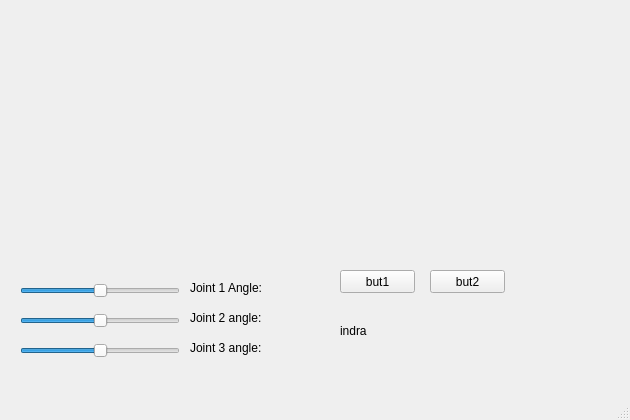
<?xml version="1.0" encoding="UTF-8"?>
<ui version="4.0">
 <class>MainWindow</class>
 <widget class="QMainWindow" name="MainWindow">
  <property name="geometry">
   <rect>
    <x>0</x>
    <y>0</y>
    <width>630</width>
    <height>420</height>
   </rect>
  </property>
  <property name="windowTitle">
   <string>MainWindow</string>
  </property>
  <widget class="QWidget" name="centralwidget">
   <widget class="QPushButton" name="pushButton1">
    <property name="geometry">
     <rect>
      <x>340</x>
      <y>270</y>
      <width>75</width>
      <height>23</height>
     </rect>
    </property>
    <property name="text">
     <string>but1</string>
    </property>
   </widget>
   <widget class="QPushButton" name="pushButton2">
    <property name="geometry">
     <rect>
      <x>430</x>
      <y>270</y>
      <width>75</width>
      <height>23</height>
     </rect>
    </property>
    <property name="text">
     <string>but2</string>
    </property>
   </widget>
   <widget class="QLabel" name="label1">
    <property name="geometry">
     <rect>
      <x>340</x>
      <y>310</y>
      <width>181</width>
      <height>41</height>
     </rect>
    </property>
    <property name="text">
     <string>indra</string>
    </property>
   </widget>
   <widget class="QSlider" name="hslider1">
    <property name="geometry">
     <rect>
      <x>20</x>
      <y>280</y>
      <width>160</width>
      <height>22</height>
     </rect>
    </property>
    <property name="minimum">
     <number>-90</number>
    </property>
    <property name="maximum">
     <number>90</number>
    </property>
    <property name="singleStep">
     <number>0</number>
    </property>
    <property name="orientation">
     <enum>Qt::Horizontal</enum>
    </property>
   </widget>
   <widget class="QSlider" name="hslider2">
    <property name="geometry">
     <rect>
      <x>20</x>
      <y>310</y>
      <width>160</width>
      <height>22</height>
     </rect>
    </property>
    <property name="minimum">
     <number>-90</number>
    </property>
    <property name="maximum">
     <number>90</number>
    </property>
    <property name="orientation">
     <enum>Qt::Horizontal</enum>
    </property>
   </widget>
   <widget class="QSlider" name="hslider3">
    <property name="geometry">
     <rect>
      <x>20</x>
      <y>340</y>
      <width>160</width>
      <height>22</height>
     </rect>
    </property>
    <property name="minimum">
     <number>-90</number>
    </property>
    <property name="maximum">
     <number>90</number>
    </property>
    <property name="orientation">
     <enum>Qt::Horizontal</enum>
    </property>
   </widget>
   <widget class="QLabel" name="labels1">
    <property name="geometry">
     <rect>
      <x>190</x>
      <y>280</y>
      <width>111</width>
      <height>16</height>
     </rect>
    </property>
    <property name="text">
     <string>Joint 1 Angle:</string>
    </property>
   </widget>
   <widget class="QLabel" name="labels2">
    <property name="geometry">
     <rect>
      <x>190</x>
      <y>310</y>
      <width>111</width>
      <height>16</height>
     </rect>
    </property>
    <property name="text">
     <string>Joint 2 angle:</string>
    </property>
   </widget>
   <widget class="QLabel" name="labels3">
    <property name="geometry">
     <rect>
      <x>190</x>
      <y>340</y>
      <width>111</width>
      <height>16</height>
     </rect>
    </property>
    <property name="text">
     <string>Joint 3 angle:</string>
    </property>
   </widget>
  </widget>
  <widget class="QMenuBar" name="menubar">
   <property name="geometry">
    <rect>
     <x>0</x>
     <y>0</y>
     <width>630</width>
     <height>21</height>
    </rect>
   </property>
  </widget>
  <widget class="QStatusBar" name="statusbar"/>
 </widget>
 <resources/>
 <connections/>
</ui>
